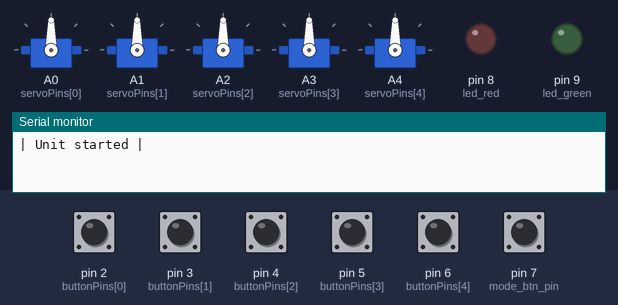
The sketch below on a simulated Arduino Uno, built with avr-gcc and run on an emulated ATmega328P. Shown: 5 × servo, output pins drawn as LEDs (lit = HIGH), the last lines printed to the serial monitor. Dashed ring = blinking. Inputs (shaded band) come from the test bench; at power-on: pin 2 (buttonPins[0]), pin 3 (buttonPins[1]), pin 4 (buttonPins[2]), pin 5 (buttonPins[3]), pin 6 (buttonPins[4]), pin 7 (mode_btn_pin) LOW.

Above: at 1.2 s.
1.3 s: pin 2 (buttonPins[0]) pulled HIGH for 1 s
At 3.1 s:
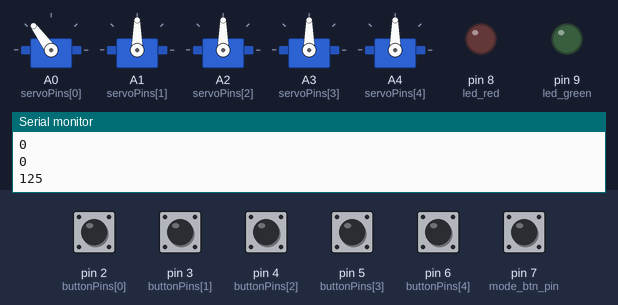
3.8 s: pin 7 (mode_btn_pin) pulled HIGH for 0.15 s
At 3.95 s:
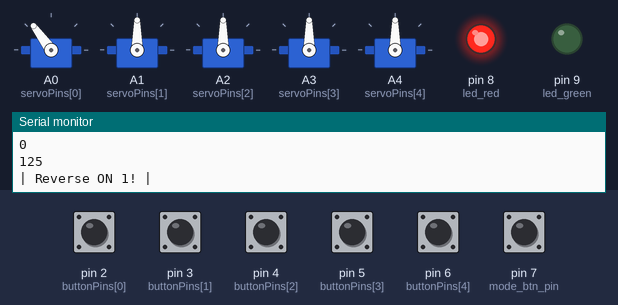
5.5 s: pin 6 (buttonPins[4]) pulled HIGH for 0.15 s
At 6.5 s:
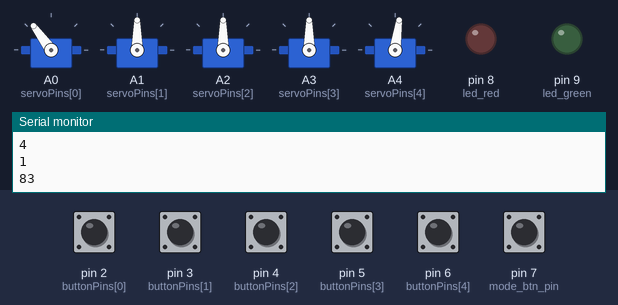
7.1 s: pin 3 (buttonPins[1]) pulled HIGH for 1 s
At 8.8 s:
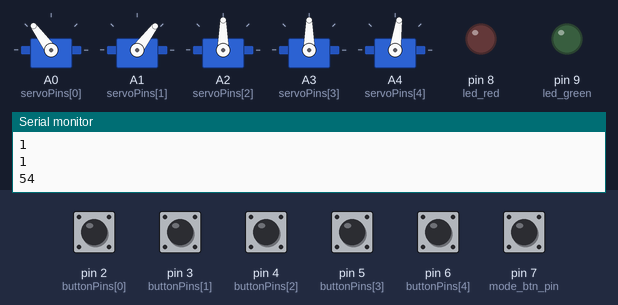
9.6 s: pin 7 (mode_btn_pin) pulled HIGH for 1 s
At 9.95 s:
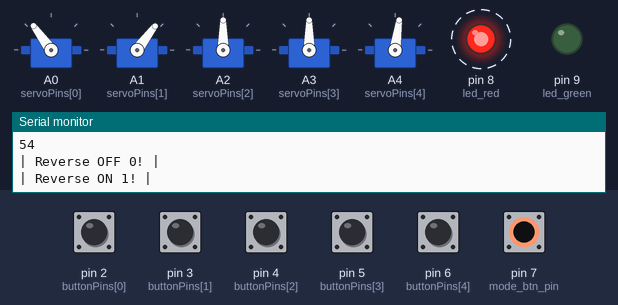
12.1 s: pin 4 (buttonPins[2]) pulled HIGH for 1 s
At 13.7 s:
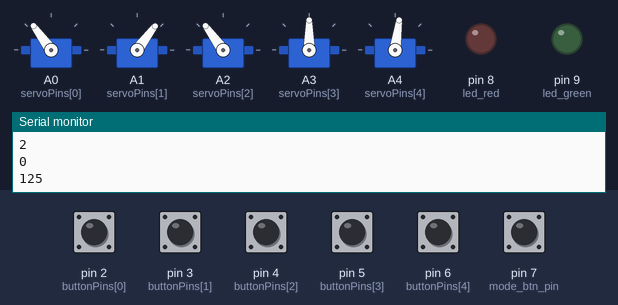
Timing chart, 0 to 15.2 s (numbered marks = the images above; inputs shaded):
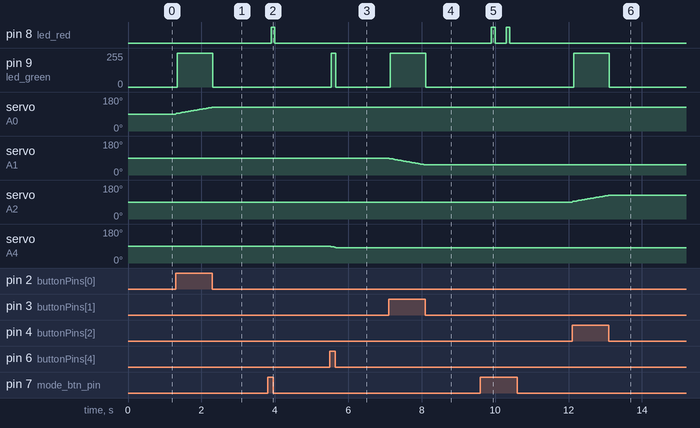

The sketch:

servo_ctrl.ino
```cpp
#include <Servo.h>


const int mode_btn_pin = 7;

const int led_red = 8;  // pin for red signal
const int led_green = 9;


// variables will change:
int mode_btn_state = 0;

// Define the number of servo motors
const int numServos = 5;
const int numButtons = 5;

const int MAX_ANGLE = 160;
const int MIN_ANGLE = 20;

// Define the pins to which the servo motors are connected
int servoPins[numServos] = { A0, A1, A2, A3, A4 };
int buttonPins[numButtons] = { 2, 3, 4, 5, 6 };

// Create servo objects
Servo servos[numServos];

// Define the current angle for each servo
int servoAngles[numServos] = { 90, 90, 90, 90, 90 };

// Define the increment step for each servo
int angleIncrement = 1;

int reverse_mode = 0;

void setup() {
  // Attach servo objects to their respective pins
  for (int i = 0; i < numServos; i++) {
    servos[i].attach(servoPins[i]);
  }

  for (int n = 0; n < numButtons; n++) {
    pinMode(buttonPins[n], INPUT);
  }

  // Initialize serial communication
  Serial.begin(9600);
  pinMode(mode_btn_pin, INPUT);

  pinMode(led_red, OUTPUT);
  pinMode(led_green, OUTPUT);
  Serial.println("| Unit started |");
}

void led_to_red() {
  analogWrite(led_green, 0);
  analogWrite(led_red, 255);
}

void led_to_green() {
  analogWrite(led_red, 0);
  analogWrite(led_green, 255);
}

void led_to_none() {
  analogWrite(led_red, 0);
  analogWrite(led_green, 0);
}

void button_click(int num, int state) {
  if (state == HIGH) {
    led_to_green();
    Serial.println("| btn clicked! |");
    Serial.println(num);
    Serial.println(reverse_mode);

    Serial.println(servoAngles[num]);
    move_servo(num);
  } else {
    led_to_none();
  }
}

void move_servo(int servo_num) {
  if (servoAngles[servo_num] >= MAX_ANGLE) {
    servoAngles[servo_num] = MAX_ANGLE;
  }

  if (servoAngles[servo_num] <= MIN_ANGLE) {
    servoAngles[servo_num] = MIN_ANGLE;
  }

  if (reverse_mode == 1) {
    servoAngles[servo_num] -= angleIncrement;
  } else {
    servoAngles[servo_num] += angleIncrement;
  }

  servos[servo_num].write(servoAngles[servo_num]);
}

void reverse_mode_btn_state() {
  mode_btn_state = digitalRead(mode_btn_pin);
  if (mode_btn_state == HIGH) {
    led_to_none();
    delay(100);
    if (reverse_mode == 1) {
      reverse_mode = 0;
      Serial.println("| Reverse OFF 0! |");
    } else {
      led_to_red();
      reverse_mode = 1;
      Serial.println("| Reverse ON 1! |");
    }
    delay(100);
    // for (int i = 0; i < numServos; i++) {
    // move_servo(i);
    // }
  }
}

void loop() {
  reverse_mode_btn_state();

  for (int i = 0; i < numButtons; i++) {
    int btn_state = digitalRead(buttonPins[i]);
    button_click(i, btn_state);
    btn_state = 0;
  }
}
```

Measured:
- after the input at 1.3 s, pin 9 (led_green): 0/255 → 254/255 at once, → 255/255 0.08 s later, → 0/255 0.89 s later; servo on A0 (servoPins[0]): moves from 90° to 126° over 1.0 s, starting at once
- after the input at 3.8 s, pin 8 (led_red): LOW → HIGH after 0.10 s, → LOW 0.10 s later
- after the input at 5.5 s, pin 9 (led_green): 0/255 → 254/255 at once, → 0/255 0.08 s later; servo on A4 (servoPins[4]): 90° → 82° at once
- after the input at 7.1 s, pin 9 (led_green): 0/255 → 254/255 at once, → 255/255 0.08 s later, → 0/255 0.89 s later; servo on A1 (servoPins[1]): moves from 90° to 53° over 1.0 s, starting at once
- after the input at 9.6 s, pin 8 (led_red): alternates HIGH for 0.10 s and LOW for 0.30 s, 4 changes in all, then stays LOW, starting after 0.30 s
- after the input at 12.1 s, pin 9 (led_green): 0/255 → 254/255 at once, → 255/255 0.08 s later, → 0/255 0.89 s later; servo on A2 (servoPins[2]): moves from 90° to 126° over 1.0 s, starting at once
